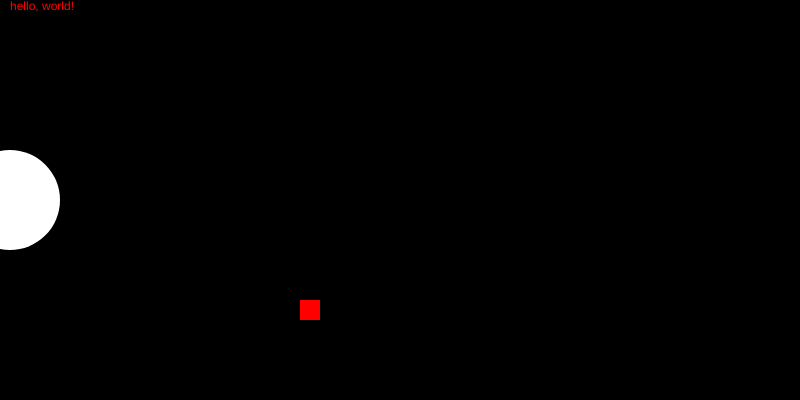
Frame 1 (no input)
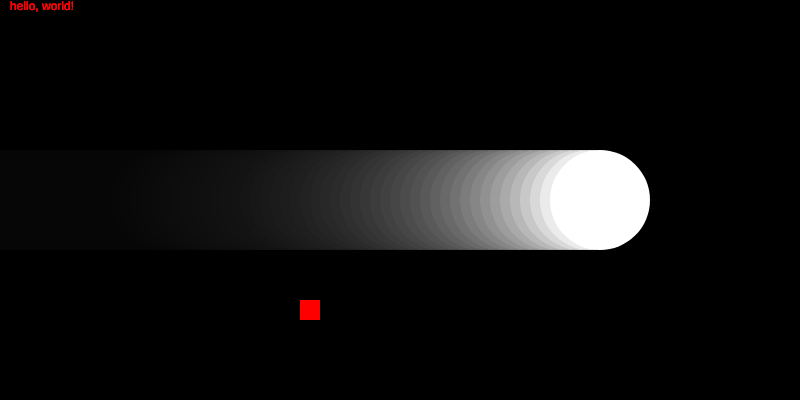
Frame 60 (no input)
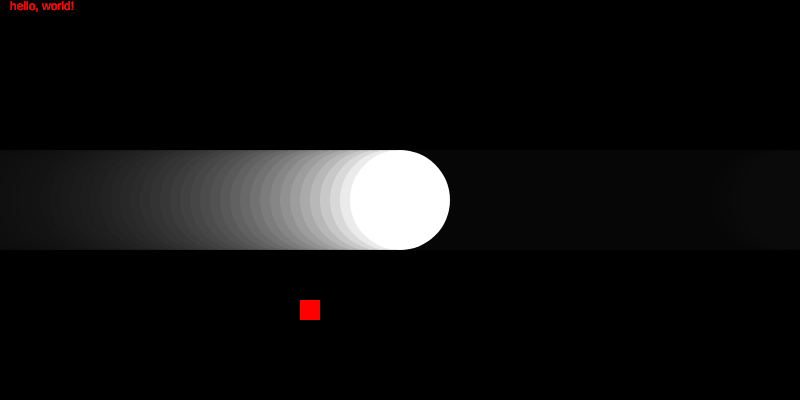
Frame 120 (the mouse pressed at the canvas centre since frame 60)

The p5.js sketch that drew these frames (run headless with seeded random() and noise() and a simulated clock; from frame 60 on, the mouse is pressed at the canvas centre):

// p5.js sketch
// ── sketch.js
let x = 0
function setup() {
  createCanvas(800, 400);
  background(0);
}

function draw() {
  x+=10
  background(0,20);
  fill(255)
  noStroke()
  ellipse(x%width,200,100,100);
  fill(255, 0, 0);
  rect(300, 300, 20);
  text("hello, world!",10,10)
}
